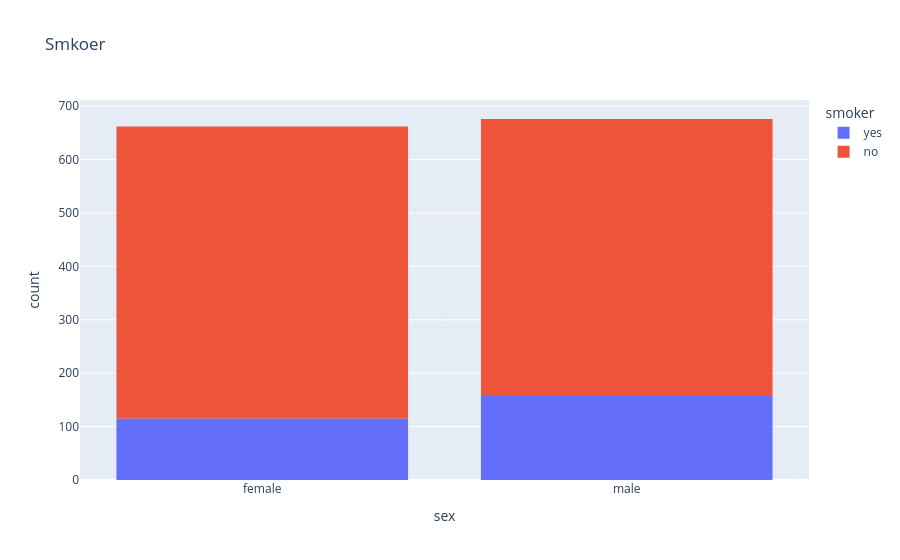

Here is the notebook cell this chart was saved with:
### Code cell
px.histogram(df, x = 'sex', color = 'smoker', title="Smkoer")

### Figure 1 — Plotly figure (JSON) as saved in the notebook; plotly's stock layout.template omitted (floating-point values rounded to 4 significant figures; data arrays with more than 128 entries replaced by an {"elided": "..."} marker saying what was removed)
{"data": [{"bingroup": "x", "hovertemplate": "smoker=yes<br>sex=%{x}<br>count=%{y}<extra></extra>", "legendgroup": "yes", "marker": {"color": "#636efa", "pattern": {"shape": ""}}, "name": "yes", "orientation": "v", "showlegend": true, "type": "histogram", "x": {"elided": "274 str values"}, "xaxis": "x", "yaxis": "y"}, {"bingroup": "x", "hovertemplate": "smoker=no<br>sex=%{x}<br>count=%{y}<extra></extra>", "legendgroup": "no", "marker": {"color": "#EF553B", "pattern": {"shape": ""}}, "name": "no", "orientation": "v", "showlegend": true, "type": "histogram", "x": {"elided": "1064 str values"}, "xaxis": "x", "yaxis": "y"}], "layout": {"barmode": "relative", "legend": {"title": {"text": "smoker"}, "tracegroupgap": 0}, "title": {"text": "Smkoer"}, "xaxis": {"anchor": "y", "domain": [0, 1], "title": {"text": "sex"}}, "yaxis": {"anchor": "x", "domain": [0, 1], "title": {"text": "count"}}}}
